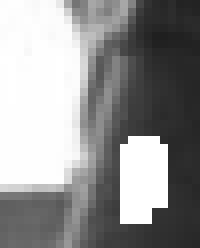
%> input picture LectureCodes/Evp/seg/Matlab/root2.bmp, 25 x 31 px (shown 8 times larger)
$ octave seg.m   (GNU Octave 9; MATLAB toolbox functions it lacks are replaced by stand-ins)
%> lines starting %> are read from the running program, lines starting %| are printed output that depends on the picture
### LectureCodes/Evp/seg/Matlab/imgsegmat.m
function [A,D] = imgsegmat(P)
P = double(P); [n,m] = size(P);

Sfun = @(x,y) exp(-0.1*(x-y)^2);
spdata = zeros(4*n*m,1); spidx  = zeros(4*n*m,2);
k = 1;
for ni=1:n
  for mi=1:m
    mni = (mi-1)*n+ni;
    if (ni-1>0), spidx(k,:) = [mni,mni-1];
      spdata(k) = Sfun(P(ni,mi),P(ni-1,mi));
      k = k + 1;
    end
    if (ni+1<=n), spidx(k,:) = [mni,mni+1];
      spdata(k) = Sfun(P(ni,mi),P(ni+1,mi));
      k = k + 1;
    end
    if (mi-1>0), spidx(k,:) = [mni,mni-n];
      spdata(k) = Sfun(P(ni,mi),P(ni,mi-1));
      k = k + 1;
    end
    if (mi+1<=m), spidx(k,:) = [mni,mni+n];
      spdata(k) = Sfun(P(ni,mi),P(ni,mi+1));
      k = k + 1;
    end
  end
end
% Efficient initialization, see Sect.~\ref{sec:spml}, Ex.~\ref{ex:spinit}
W = sparse(spidx(1:k-1,1),spidx(1:k-1,2),spdata(1:k-1),n*m,n*m);
D = spdiags(full(sum(W')'),[0],n*m,n*m);
A = D-W;


### LectureCodes/Evp/seg/Matlab/seg.m
% Read image and build matrices, see \cref{mc:imgsegmat} and \eqref{eq:segmat}
P = imread('root2.bmp'); [m,n] = size(P); [A,D] = imgsegmat(P);
%> further down, P is the input picture: size 31x25x3 uint8; min 31, max 255, mean 146.4
%> after `[m,n] = size(P)`: m = 31; n = 75
%> after the loop in imgsegmat, `for ni=1:n`: k = 9089
% Build scaling matrics
N = size(A,1); dv = sqrt(spdiags(A,0));
%> after `N = size(A,1)`: N = 2325
%> after `dv = sqrt(spdiags(A,0))`: dv = 2325 values, max 2 at index 46, min 7.07e-41 at index 249, mean 1.3
Dm = spdiags(1./dv,[0],N,N); % \Blue{$\VD^{-\nicefrac{1}{2}}$}
Dp = spdiags(dv,[0],N,N);    % \Blue{$\VD^{-\nicefrac{1}{2}}$}
% Build (densely populated !) matrix \Blue{$\wh{\VA}$}
c = Dp*ones(N,1); Ah = Dm*A*Dm + 2*c*c';
%> after `Ah = Dm*A*Dm + 2*c*c'`:
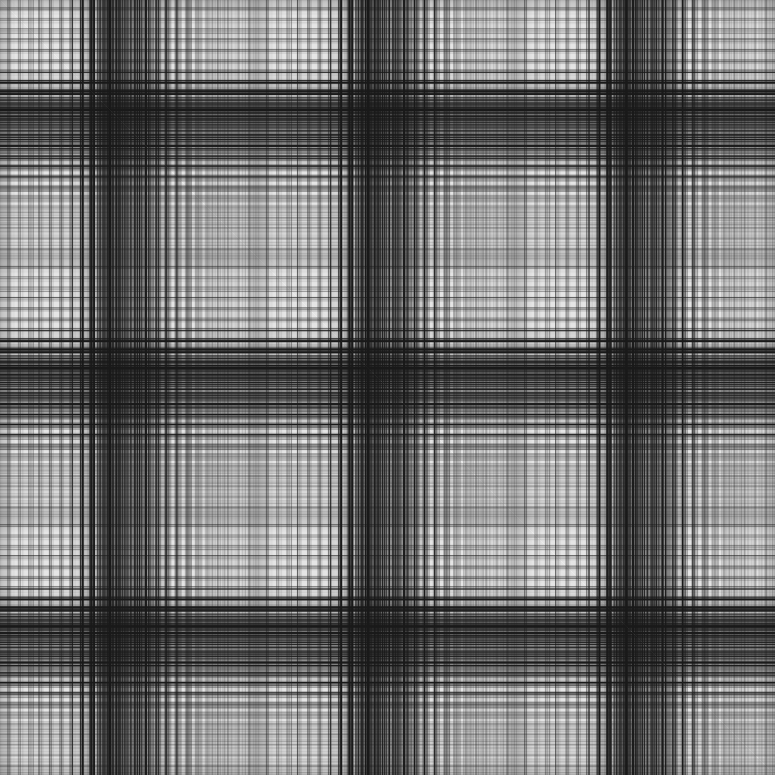
%> Ah: size 2325x2325 double (shown at 1/3 size); min -1, max 9, mean 3.36; drawn with min black and max white
%> (the run ends here)
